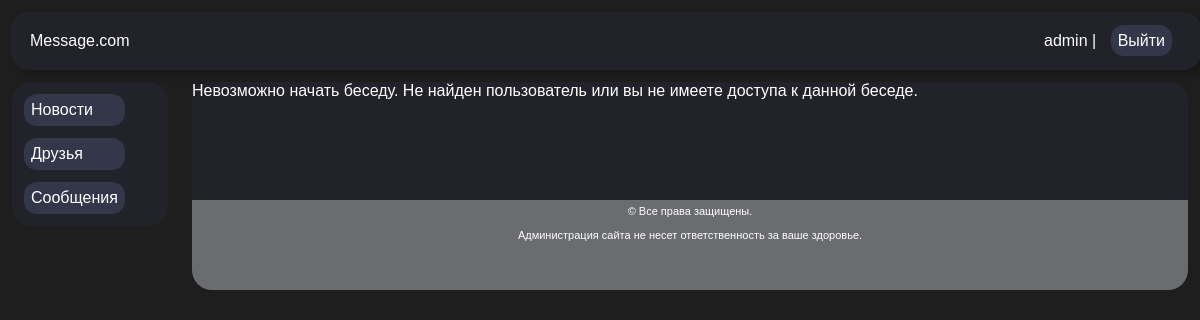
The app's page /dialogs/1/ (signed in), older data.
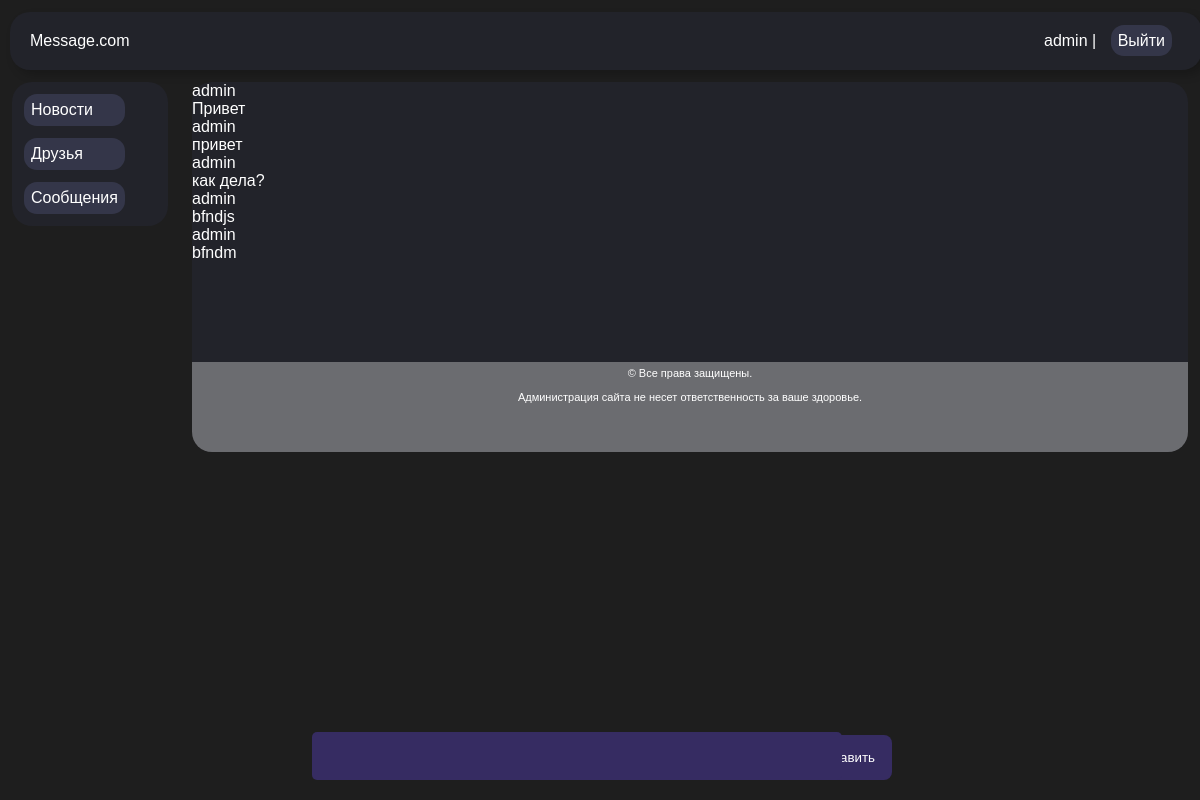
The same page, newer data.
### ChatApp/models.py (models this page shows)
class Message(models.Model):
    chat = models.ForeignKey(Chat, on_delete=models.PROTECT, verbose_name=_("Чат"))
    author = models.ForeignKey(get_user_model(), on_delete=models.PROTECT, verbose_name=_("Пользователь"))
    message = models.TextField(_("Сообщение"))
    pub_date = models.DateTimeField(_('Дата сообщения'), default=timezone.now)
    is_readed = models.BooleanField(_('Прочитано'), default=False)
    class Meta:
        ordering=['pub_date']
    def __str__(self):
        return self.message

### ProfileApp/models.py (models this page shows, shortened)
class ProfileUser(AbstractUser):
    photo = models.ImageField(upload_to='photo_user/%Y/%m/%d/', blank=True, null=True, verbose_name='Фото пользователя')
    slug = AutoSlugField(max_length=100, unique=True, populate_from=('username',), verbose_name="URL")
    status = models.BooleanField(default=True, verbose_name='Статус') # Online/Ofline
    birthday = models.DateTimeField(blank=True, null=True, verbose_name='День рождения')
    friends = models.ManyToManyField('ProfileUser', blank=True, related_name='friends+', verbose_name='Друзья')
    groups = models.ManyToManyField(
        'auth.Group',
        related_name='%(app_label)s_%(class)s_groups+',
        blank=True,
        verbose_name='Группы',
        help_text='Группы, к которым принадлежит этот пользователь.',
    )
    user_permissions = models.ManyToManyField(
        'auth.Permission',
        related_name='%(app_label)s_%(class)s_user_permissions+',
        blank=True,
        verbose_name='Права',
        help_text='Специальные права для данного пользователя.',
    )
    def __str__(self):
        return self.username
    class Meta:
        verbose_name = 'Профиль'
        verbose_name_plural = 'Профиль'
        ordering = ['id',]

### ChatApp/views.py (the view, shortened to what this page needs)
# urls.py: path('dialogs/<int:chat_id>/', MessagesView.as_view(), name='messages'),
class MessagesView(DataMixin, View):
    template_name = 'ChatApp/messages.html'
    def get(self, request, chat_id):
        try:
            chat = Chat.objects.get(id=chat_id)
            if request.user in chat.members.all():
                chat.message_set.filter(is_readed=False).exclude(author=request.user).update(is_readed=True)
            else:
                chat = None
        except Chat.DoesNotExist:
            chat = None
        context = self.get_user_context(title=request.user)
        context['chat'] = chat
        context['form'] = MessageForm()
        return render(request, self.template_name, context)

### ChatApp/forms.py
class MessageForm(forms.ModelForm):
    message = forms.CharField(label='Введите текст', widget=forms.TextInput(attrs={'class': 'message-input'}))
    class Meta:
        model = Message
        fields = ['message']

### ProfileApp/utils.py (called while the page is built)
    def get_user_context(self, **kwargs):
        context = kwargs
        context['menu'] = menu
        if 'cat_selected' not in context:
            context['cat_selected'] = 0
        return context

### ChatApp/templates/ChatApp/messages.html (shortened to what this page needs)
{% extends 'base.html' %}
{% block content %}
{% if not chat %}
    <div class="panel panel-body">
        Невозможно начать беседу. Не найден пользователь или вы не имеете доступа к данной беседе.
    </div>
{% else %}
    {% load tz %}
    {% if chat %}
        <div id="messages" class="panel">
            <div id="innerMessages">
                {% for message in chat.message_set.all %}
                    <p>{{ message.author }}</p>
                    <p>{{ message }}</p>
                {% endfor %}
            </div>
        </div>
    {% endif %}
    <div id="message_form">
        <form id="message-form" class="panel panel-body" method="post" >
            {% for f in form %}
            {{ f }}
            {% endfor %}
            <button type="submit" class="to_send_bt">Отправить</button>
        </form>
    </div>
{% endif %}
{% endblock %}

### AppStatic/templates/base.html (shortened to what this page needs)
{% load static %}
<!DOCTYPE html>
<html lang="en">
<head>
    <link type="text/css" href="{% static 'styles.css' %}" rel="stylesheet">
</head>
<body>
<header>
  <ul>
    <li>Message.com</li>
  </ul>
  <span class="head_right">
    {% if request.user.is_authenticated %}
      <p><a href="{% url 'profile_user:profile' prof_slug=user.slug %}">{{ user.username }}</a> | <a href="{% url 'logout' %}" id="header" class="little_button">Выйти</a></p>
    {% else %}
      <p><a href="{% url 'register' %}" class="little_button">Зарегистророваться</a><a href="{% url 'login' %}" class="little_button">Войти</a></p>
    {% endif %}
  </span>
</header>
<div class="sidebar">
  <span>
    {% for m in menu %}
      <a href="{% url m.url_name %}" id="header" class="sidebar_button">{{m.title}}</a>
    {% endfor %}
    </span>
</div>
<div class="container">
{% block content %}
{% endblock content %}
  <div class="footer" id="footer">
    <p>&copy; Все права защищены.</p>
    <p>&nbsp;</p>
    <p>Администрация сайта не несет ответственность за ваше здоровье.</p>
  </div>
</div>
</body>
</html>

Row changes from the older to the newer data that the page shows:
added Message: author "admin", message "Привет"
added Message: author "admin", message "привет"
added Message: author "admin", message "как дела?"
added Message: author "admin", message "bfndjs"
added Message: author "admin", message "bfndm"
Text that changed along with them:
text no longer shown: "Невозможно начать беседу. Не найден пользователь или вы не имеете доступа к данной беседе."
text now shown: "Отправить"
